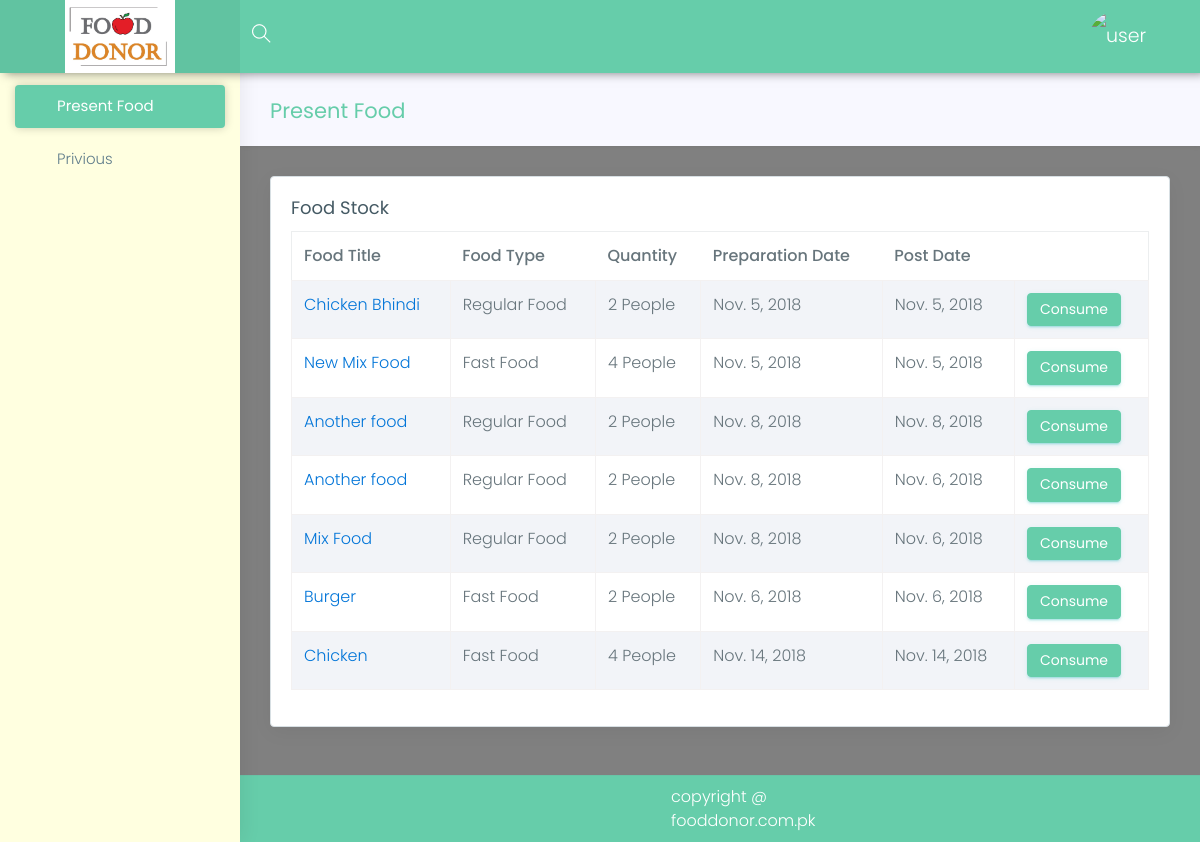
Page /centre/presentfood on the committed database.
### donor/models.py (models this page shows, shortened)
class Food(models.Model):
    donor=models.ManyToManyField(Donor)
    food_title=models.CharField(max_length=15,null=False,blank=False,)
    food_type = models.CharField(max_length=15, null=False, blank=False, choices=food_types)
    quantity=models.IntegerField(blank=False)
    delivered_at = models.CharField(max_length=50, default="NAN")
    preparation_date=models.DateField(blank=True,default=now())
    post_date = models.DateField(blank=True, default=now())
    status=models.CharField(choices=choices,max_length=10,default='New Entry')
    location=models.CharField(max_length=200,blank=True,null=True)
    image=models.ImageField(blank=True,null=True,)
    gallery=models.ManyToManyField(FoodImage)
    volunteer=models.ForeignKey(Volenteer,on_delete=models.SET_NULL,null=True)
    is_consumed=models.BooleanField(default=False)

### centre/views.py (the view)
def presentfood(request):
    foods=Food.objects.filter(status='Delivered',is_consumed=False)
    return render(request, 'centre/presentfood.html',{'foods':foods})

### templates/centre/presentfood.html
{% extends 'panel-base.html' %}
{% block sidebar %}
            {% include 'centre/sidebar.html' %}
        {% endblock %}
{% block bradcrump %}
    <div class="row page-titles">
                    <div class="col-md-5 col-8 align-self-center">
                        <h3 class="text-themecolor">Present Food</h3>
                    </div>
                </div>
{% endblock %}
{% block main %}
                <div class="row">
                    <div class="col-lg-12">
                        <div class="card">
                            <div class="card-block">
                                <h4 class="card-title">Food Stock</h4>
                                <div class="table-responsive">
                                    <table id="myTable" class="table table-hover table-striped table-bordered">
                                        <thead>
                                            <tr>
                                                 <th>Food Title</th>
                                                <th>Food Type</th>
                                                <th>Quantity</th>
                                                <th>Preparation Date</th>
                                                <th>Post Date</th>
                                                <th></th>
                                        </thead>
                                        <tbody>
                                        {% for food in foods %}
                                            <tr>
                                                <td><a target="_blank" href="/donor/gallery/{{ food.id }}">{{ food.food_title }}</a></td>
                                                <td>{{ food.food_type }}</td>
                                                <td>{{ food.quantity }} People</td>
                                                <td>{{ food.preparation_date }}</td>
                                                <td>{{ food.post_date }}</td>
                                            <td><a href="{% url 'centre-consume' food.id %}" class="btn btn-success">Consume</a></td>
                                        {% endfor %}
                                        </tbody>
                                    </table>
                                </div>
                            </div>
                        </div>
                    </div>
                </div>
{% endblock %}

### home/static/Panel/lite/css/colors/blue.css (style rules this page uses)
.text-themecolor { color: #66CDAA !important; }

### rows in the picture
Food: food_title "Chicken Bhindi", food_type "Regular Food", quantity "2", preparation_date "Nov. 5, 2018", post_date "Nov. 5, 2018"
Food: food_title "New Mix Food", food_type "Fast Food", quantity "4", preparation_date "Nov. 5, 2018", post_date "Nov. 5, 2018"
Food: food_title "Another food", food_type "Regular Food", quantity "2", preparation_date "Nov. 8, 2018", post_date "Nov. 8, 2018"
Food: food_title "Another food", food_type "Regular Food", quantity "2", preparation_date "Nov. 8, 2018", post_date "Nov. 6, 2018"
Food: food_title "Mix Food", food_type "Regular Food", quantity "2", preparation_date "Nov. 8, 2018", post_date "Nov. 6, 2018"
Food: food_title "Burger", food_type "Fast Food", quantity "2", preparation_date "Nov. 6, 2018", post_date "Nov. 6, 2018"
Food: food_title "Chicken", food_type "Fast Food", quantity "4", preparation_date "Nov. 14, 2018", post_date "Nov. 14, 2018"
